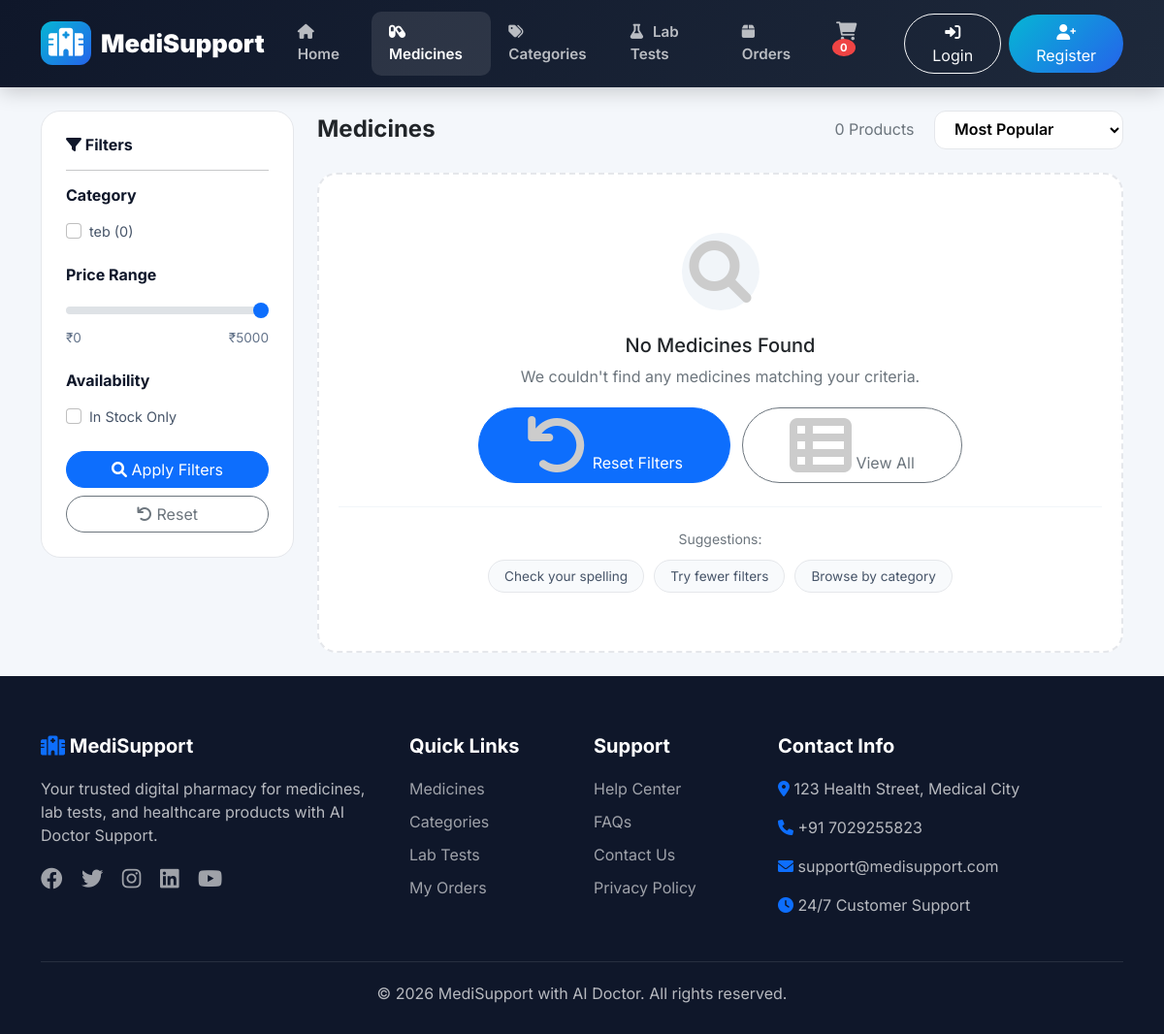
Before: /medicines/ with the older database file.
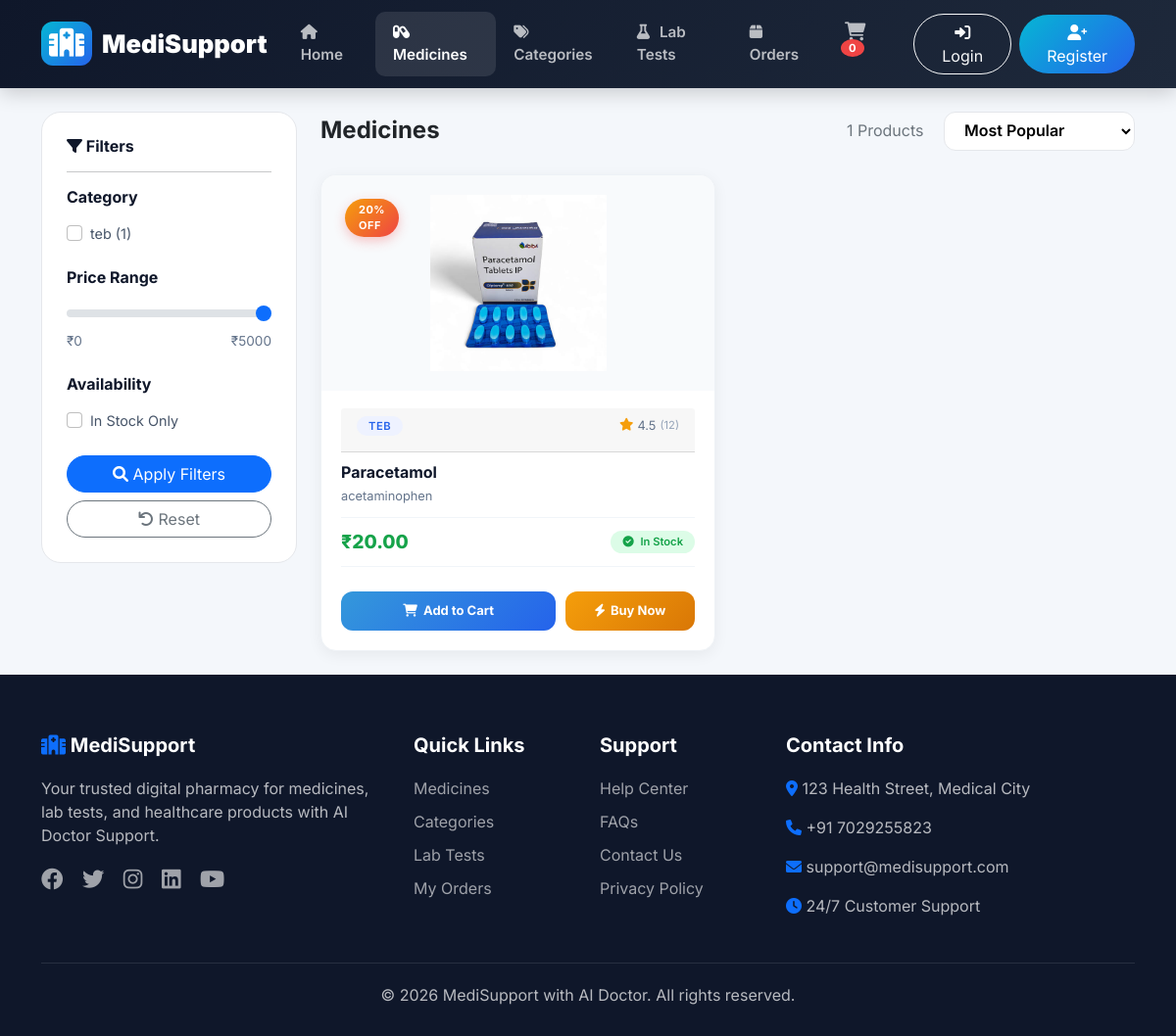
After: the same page with the newer database file.
### store/models.py (models this page shows, shortened)
class Category(models.Model):
    name = models.CharField(max_length=100)
    description = models.TextField(blank=True)
    created_at = models.DateTimeField(auto_now_add=True, null=True, blank=True)
    updated_at = models.DateTimeField(auto_now=True)
    class Meta:
        verbose_name_plural = "Categories"

class Medicine(models.Model):
    TABLET = 'TAB'
    CAPSULE = 'CAP'
    SYRUP = 'SYR'
    INJECTION = 'INJ'
    CREAM = 'CRM'
    DROPS = 'DRP'
    OTHER = 'OTH'
    MEDICINE_TYPES = [
        (TABLET, 'Tablet'),
        (CAPSULE, 'Capsule'),
        (SYRUP, 'Syrup'),
        (INJECTION, 'Injection'),
        (CREAM, 'Cream'),
        (DROPS, 'Drops'),
        (OTHER, 'Other'),
    ]
    name = models.CharField(max_length=200)
    category = models.ForeignKey(Category, on_delete=models.CASCADE, related_name='medicines')
    medicine_type = models.CharField(max_length=3, choices=MEDICINE_TYPES, default=TABLET)
    generic_name = models.CharField(max_length=200, blank=True)
    manufacturer = models.CharField(max_length=200)
    composition = models.TextField(blank=True, help_text="Active ingredients and composition")
    purchase_price = models.DecimalField(max_digits=10, decimal_places=2)
    selling_price = models.DecimalField(max_digits=10, decimal_places=2)
    mrp = models.DecimalField(max_digits=10, decimal_places=2)
    discount_percentage = models.DecimalField(max_digits=5, decimal_places=2, default=0)
    quantity = models.IntegerField(default=0)
    reorder_level = models.IntegerField(default=10)
    batch_number = models.CharField(max_length=50)
    expiry_date = models.DateField()
    description = models.TextField(blank=True)
    image = models.ImageField(upload_to='medicines/', blank=True, null=True)
    prescription_required = models.BooleanField(default=False)
    is_active = models.BooleanField(default=True)
    created_at = models.DateTimeField(auto_now_add=True, null=True, blank=True)
    updated_at = models.DateTimeField(auto_now=True)
    class Meta:
        ordering = ['name']

### store/views.py (the view, shortened to what this page needs)
# urls.py: path('medicines/', views.medicine_list, name='medicines'),
def medicine_list(request):
    medicines = Medicine.objects.filter(is_active=True).select_related('category')
    search_query = request.GET.get('q', '')
    categories = Category.objects.annotate(
        medicine_count=Count('medicines', filter=Q(medicines__is_active=True))
    )
    selected_categories = request.GET.getlist('category')
    if selected_categories:
        medicines = medicines.filter(category_id__in=selected_categories)
    max_price = request.GET.get('max_price')
    if max_price and max_price.isdigit():
        medicines = medicines.filter(selling_price__lte=int(max_price))
    in_stock = request.GET.get('in_stock')
    if in_stock == 'true':
        medicines = medicines.filter(quantity__gt=0)
    sort = request.GET.get('sort', 'popular')
    if sort == 'price_low':
        medicines = medicines.order_by('selling_price')
    elif sort == 'price_high':
        medicines = medicines.order_by('-selling_price')
    elif sort == 'newest':
        medicines = medicines.order_by('-created_at')
    else:
        medicines = medicines.order_by('-id')
    paginator = Paginator(medicines, 12)
    page = request.GET.get('page')
    medicines_page = paginator.get_page(page)
    cart_count = 0
    if request.user.is_authenticated:
        cart = Cart.objects.filter(user=request.user).first()
        if cart:
            cart_count = cart.items.count()
    context = {
        'medicines': medicines_page,
        'categories': categories,
        'selected_categories': selected_categories,
        'search_query': search_query,
        'max_price': max_price or 5000,
        'in_stock': in_stock,
        'sort': sort,
        'cart_count': cart_count,
    }
    return render(request, 'store/medicines.html', context)

### store/templates/store/medicines.html (shortened to what the changed rows need)
{% extends 'store/header.html' %}
{% load static %}
{% block extra_css %}
<link rel="stylesheet" href="{% static 'css/new.css' %}">
<link rel="stylesheet" href="{% static 'css/medicines.css' %}">
{% endblock %}
{% block content %}
<div class="container py-4">
    <div class="row">
        <div class="col-lg-3">
            <div class="filter-sidebar">
                <form method="get">
                    {% for category in categories %}
                        <div class="form-check">
                            <input class="form-check-input" type="checkbox" name="category"
                                   value="{{ category.id }}" id="cat_{{ category.id }}"
                                   {% if category.id|stringformat:"s" in selected_categories %}checked{% endif %}>
                            <label class="form-check-label" for="cat_{{ category.id }}">
                                {{ category.name }} ({{ category.medicine_count }})
                            </label>
                        </div>
                    {% endfor %}
                </form>
            </div>
        </div>
        <div class="col-lg-9">
            <div class="d-flex justify-content-between align-items-center mb-4">
                <div>
                    <span class="text-muted me-3">{{ medicines.paginator.count }} Products</span>
                    <select class="sort-dropdown" onchange="window.location.href=this.value">
                        <option value="?sort=popular" {% if sort == 'popular' %}selected{% endif %}>Most Popular</option>
                    </select>
                </div>
            </div>
          {% if medicines %}
    <div class="medicine-grid">
        {% for medicine in medicines %}
            <div class="medicine-card" data-aos="fade-up" data-aos-delay="{{ forloop.counter|add:'50' }}" onclick="window.location.href='{% url 'store:medicine_detail' medicine.id %}'" style="cursor: pointer;">
                <div class="card-badge">
                    {% if medicine.discount_percentage > 0 %}
                        <span class="discount-badge">{{ medicine.discount_percentage|floatformat:0 }}% OFF</span>
                    {% endif %}
                </div>
                <div class="card-img-wrapper">
                    {% if medicine.image %}
                        <img src="{{ medicine.image.url }}" alt="{{ medicine.name }}" loading="lazy">
                    {% else %}
                        <div class="placeholder-icon">💊</div>
                    {% endif %}
                </div>
                <div class="card-body" onclick="event.stopPropagation();">
                    <div class="card-header">
                        <span class="category-tag">{{ medicine.category.name }}</span>
                        <div class="rating">
                            <i class="fas fa-star" style="color: #f59e0b;"></i>
                            <span>{{ medicine.average_rating|default:"4.5" }}</span>
                            <span class="review-count">({{ medicine.review_count|default:"12" }})</span>
                        </div>
                    </div>
                    <h5 class="medicine-name">{{ medicine.name }}</h5>
                    {% if medicine.generic_name %}
                        <p class="generic-name">{{ medicine.generic_name }}</p>
                    {% endif %}
                    <div class="price-section">
                        <div class="price-wrapper">
                            <span class="current-price">₹{{ medicine.selling_price }}</span>
                        </div>
                        <span class="stock-badge {% if medicine.quantity > 10 %}in-stock{% elif medicine.quantity > 0 %}low-stock{% else %}out-of-stock{% endif %}">
                            {% if medicine.quantity > 10 %}
                                <i class="fas fa-check-circle"></i> In Stock
                            {% elif medicine.quantity > 0 %}
                                <i class="fas fa-exclamation-circle"></i> Low Stock
                            {% else %}
                                <i class="fas fa-times-circle"></i> Out of Stock
                            {% endif %}
                        </span>
                    </div>
                    <div class="action-buttons">
                        <form method="post" action="{% url 'store:add_to_cart' medicine.id %}" class="add-to-cart-form" style="flex: 1;">
                            <button type="submit" class="btn-add-cart" {% if medicine.quantity == 0 %}disabled{% endif %}>
                                <i class="fas fa-shopping-cart"></i>
                                {% if medicine.quantity == 0 %}
                                    Out of Stock
                                {% else %}
                                    Add to Cart
                                {% endif %}
                            </button>
                        </form>
                        <form method="post" action="{% url 'store:add_to_cart' medicine.id %}" style="flex: 0.6;" onsubmit="return confirm('Proceed to buy this medicine?')">
                            <button type="submit" class="btn-buy-now" {% if medicine.quantity == 0 %}disabled{% endif %}>
                                <i class="fas fa-bolt"></i> Buy Now
                            </button>
                        </form>
                    </div>
                </div>
            </div>
        {% endfor %}
    </div>
 {% else %}
    <div class="no-results">
        <div class="no-results-icon">
            <i class="fas fa-search"></i>
        </div>
        <h5 class="mt-4">No Medicines Found</h5>
        <p class="text-muted">We couldn't find any medicines matching your criteria.</p>
        <div class="no-results-actions">
            <a href="{% url 'store:medicines' %}" class="btn btn-primary rounded-pill px-5">
                <i class="fas fa-undo"></i> Reset Filters
            </a>
            <a href="{% url 'store:medicines' %}" class="btn btn-outline-secondary rounded-pill px-5">
                <i class="fas fa-th-list"></i> View All
            </a>
        </div>
        <div class="no-results-suggestions mt-4">
            <small class="text-muted">Suggestions:</small>
            <div class="suggestion-tags">
                <span>Check your spelling</span>
                <span>Try fewer filters</span>
                <span>Browse by category</span>
            </div>
        </div>
    </div>
    {% endif %}
        </div>
    </div>
</div>
{% endblock %}

Changed rows visible on the page:
computed for Category "teb": medicine_count "0" → "1"
added Medicine: discount_percentage "20", image (picture), category.name "TEB", average_rating "4.5", review_count "12", name "Paracetamol", generic_name "acetaminophen", selling_price "20.00", quantity 50 (drawn)
Other visible differences:
{{ medicines.paginator.count }}: "0" → "1"
text no longer shown: "No Medicines Found We couldn't find any medicines matching your criteria. Reset Filters View All Suggestions: Check your spelling Try fewer filters Browse by category"
